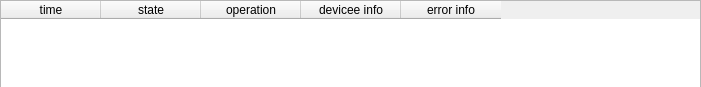
<?xml version="1.0" encoding="UTF-8"?>
<ui version="4.0">
 <class>LogTableClass</class>
 <widget class="QWidget" name="LogTableClass">
  <property name="geometry">
   <rect>
    <x>0</x>
    <y>0</y>
    <width>701</width>
    <height>87</height>
   </rect>
  </property>
  <property name="windowTitle">
   <string>LogTable</string>
  </property>
  <widget class="QTableWidget" name="logtableWidget">
   <property name="geometry">
    <rect>
     <x>0</x>
     <y>0</y>
     <width>701</width>
     <height>89</height>
    </rect>
   </property>
   <column>
    <property name="text">
     <string>time</string>
    </property>
   </column>
   <column>
    <property name="text">
     <string>state</string>
    </property>
   </column>
   <column>
    <property name="text">
     <string>operation</string>
    </property>
   </column>
   <column>
    <property name="text">
     <string>devicee info</string>
    </property>
   </column>
   <column>
    <property name="text">
     <string>error info</string>
    </property>
   </column>
  </widget>
 </widget>
 <layoutdefault spacing="6" margin="11"/>
 <resources/>
 <connections/>
</ui>
